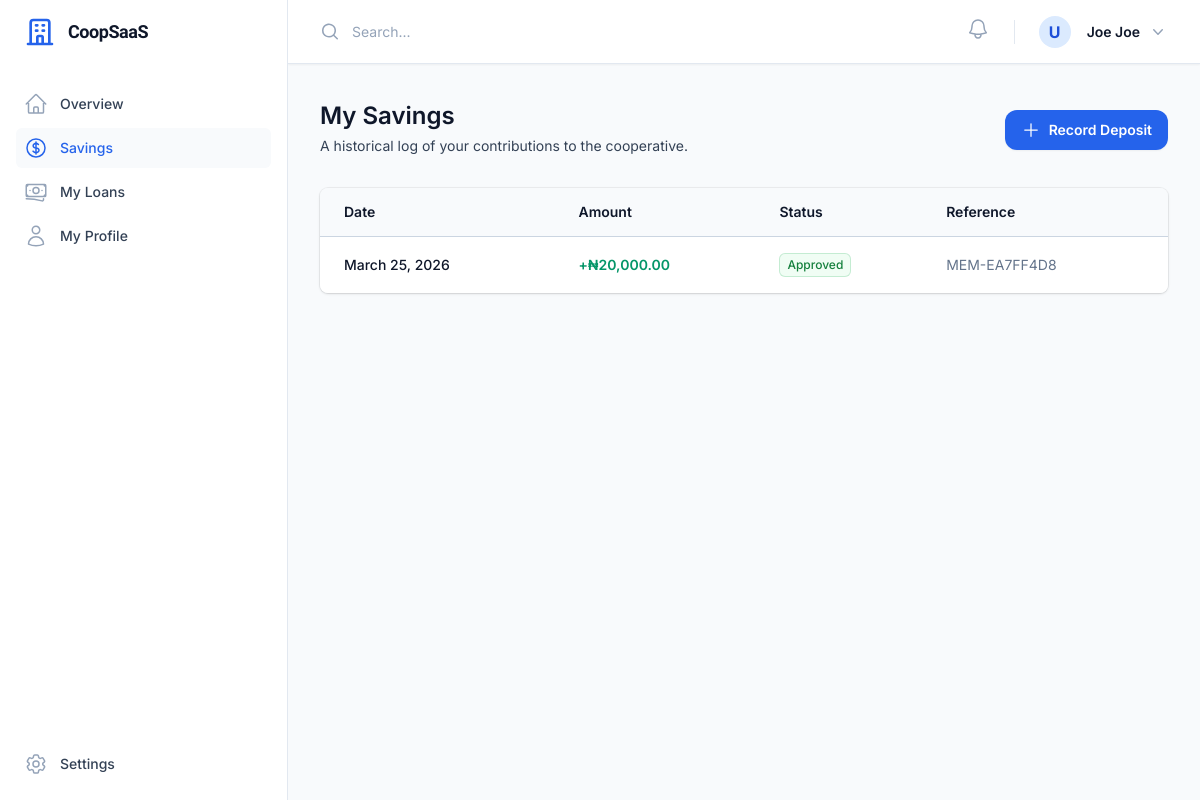
Before: /contributions/my-savings/ (signed in) with the older database file.
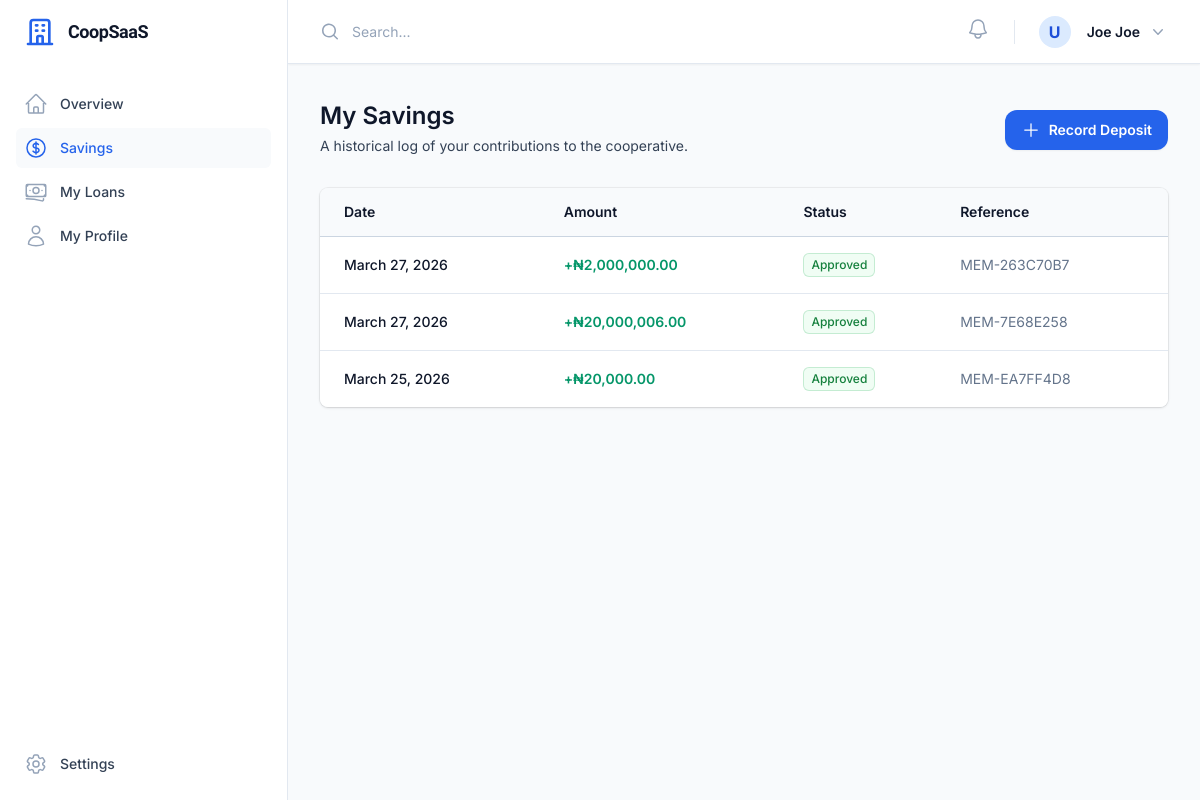
After: the same page with the newer database file.
### apps/contributions/models.py (models this page shows, shortened)
class Contribution(models.Model):
    member = models.ForeignKey('accounts.User', on_delete=models.CASCADE, related_name='contributions')
    cooperative = models.ForeignKey('cooperatives.Cooperative', on_delete=models.CASCADE, related_name='contributions')
    amount = models.DecimalField(max_digits=12, decimal_places=2)
    contribution_date = models.DateField()
    recorded_by = models.ForeignKey('accounts.User', on_delete=models.SET_NULL, null=True, related_name='recorded_contributions')
    payment_reference = models.CharField(max_length=100, null=True, blank=True)
    status = models.CharField(max_length=20, choices=TransactionStatus.choices, default=TransactionStatus.PENDING)
    proof_of_payment = models.ImageField(upload_to='proof_of_payments/', null=True, blank=True)
    notes = models.TextField(null=True, blank=True)
    created_at = models.DateTimeField(auto_now_add=True)

### apps/contributions/views.py (the view)
# urls.py: path('my-savings/', MemberContributionsView.as_view(), name='member_list'),
class MemberContributionsView(LoginRequiredMixin, MemberRequiredMixin, ListView):
    model = Contribution
    template_name = 'member/contributions_list.html'
    context_object_name = 'contributions'
    def get_queryset(self):
        return Contribution.objects.filter(member=self.request.user).order_by('-contribution_date')

### apps/members/views.py (called while the page is built)
    def test_func(self):
        return self.request.user.is_authenticated and self.request.user.role == UserRole.MEMBER

### apps/notifications/context_processors.py (called while the page is built)
def notification_context(request):
    if request.user.is_authenticated:
        unread_count = Notification.objects.filter(user=request.user, is_read=False).count()
        recent_notifications = Notification.objects.filter(user=request.user).order_by('-created_at')[:5]
        return {
            'unread_notifications_count': unread_count,
            'recent_notifications': recent_notifications,
            'pusher_key': getattr(settings, 'PUSHER_KEY', ''),
            'pusher_cluster': getattr(settings, 'PUSHER_CLUSTER', 'mt1'),
        }
    return {}

### templates/member/contributions_list.html
{% extends 'dashboard_base.html' %}
{% load humanize %}
{% block content %}
<div class="sm:flex sm:items-center mb-8">
    <div class="sm:flex-auto">
        <h1 class="text-2xl font-semibold leading-6 text-slate-900">My Savings</h1>
        <p class="mt-2 text-sm text-slate-700">A historical log of your contributions to the cooperative.</p>
    </div>
    <div class="mt-4 sm:ml-16 sm:mt-0 sm:flex-none">
        <a href="{% url 'contributions:deposit' %}" class="inline-flex items-center gap-2 rounded-xl bg-primary-600 px-4 py-2.5 text-sm font-semibold text-white shadow-sm hover:bg-primary-500 focus-visible:outline focus-visible:outline-2 focus-visible:outline-offset-2 focus-visible:outline-primary-600 transition-all">
            <svg class="h-5 w-5" fill="none" viewBox="0 0 24 24" stroke-width="1.5" stroke="currentColor">
                <path stroke-linecap="round" stroke-linejoin="round" d="M12 4.5v15m7.5-7.5h-15" />
            </svg>
            Record Deposit
        </a>
    </div>
</div>
<div class="mt-8 flow-root">
    <div class="-mx-4 -my-2 overflow-x-auto sm:-mx-6 lg:-mx-8">
        <div class="inline-block min-w-full py-2 align-middle sm:px-6 lg:px-8">
            <div class="overflow-hidden shadow ring-1 ring-black ring-opacity-5 sm:rounded-lg">
                <table class="min-w-full divide-y divide-slate-300">
                    <thead class="bg-slate-50">
                        <tr>
                            <th scope="col" class="py-3.5 pl-4 pr-3 text-left text-sm font-semibold text-slate-900 sm:pl-6">Date</th>
                            <th scope="col" class="px-3 py-3.5 text-left text-sm font-semibold text-slate-900">Amount</th>
                            <th scope="col" class="px-3 py-3.5 text-left text-sm font-semibold text-slate-900">Status</th>
                            <th scope="col" class="px-3 py-3.5 text-left text-sm font-semibold text-slate-900">Reference</th>
                        </tr>
                    </thead>
                    <tbody class="divide-y divide-slate-200 bg-white">
                        {% for contribution in contributions %}
                        <tr>
                            <td class="whitespace-nowrap py-4 pl-4 pr-3 text-sm font-medium text-slate-900 sm:pl-6">{{ contribution.contribution_date|date:"F d, Y" }}</td>
                            <td class="whitespace-nowrap px-3 py-4 text-sm font-semibold {% if contribution.status == 'APPROVED' %}text-emerald-600{% else %}text-slate-500{% endif %}">+₦{{ contribution.amount|floatformat:2|intcomma }}</td>
                            <td class="whitespace-nowrap px-3 py-4 text-sm">
                                <span class="inline-flex items-center rounded-md px-2 py-1 text-xs font-medium ring-1 ring-inset
                                    {% if contribution.status == 'PENDING' %}bg-yellow-50 text-yellow-800 ring-yellow-600/20
                                    {% elif contribution.status == 'APPROVED' %}bg-green-50 text-green-700 ring-green-600/20
                                    {% else %}bg-rose-50 text-rose-700 ring-rose-600/20{% endif %}">
                                    {{ contribution.get_status_display }}
                                </span>
                            </td>
                            <td class="whitespace-nowrap px-3 py-4 text-sm text-slate-500">{{ contribution.payment_reference|default:"-" }}</td>
                        </tr>
                        {% empty %}
                        <tr>
                            <td colspan="3" class="py-10 text-center text-sm text-slate-500">You haven't made any contributions yet! Start saving today.</td>
                        </tr>
                        {% endfor %}
                    </tbody>
                </table>
            </div>
        </div>
    </div>
</div>
{% endblock %}

Changed rows visible on the page:
added Contribution: contribution_date "March 27, 2026", amount "2,000,000.00", status "Approved", payment_reference "MEM-263C70B7"
added Contribution: contribution_date "March 27, 2026", amount "20,000,006.00", status "Approved", payment_reference "MEM-7E68E258"
